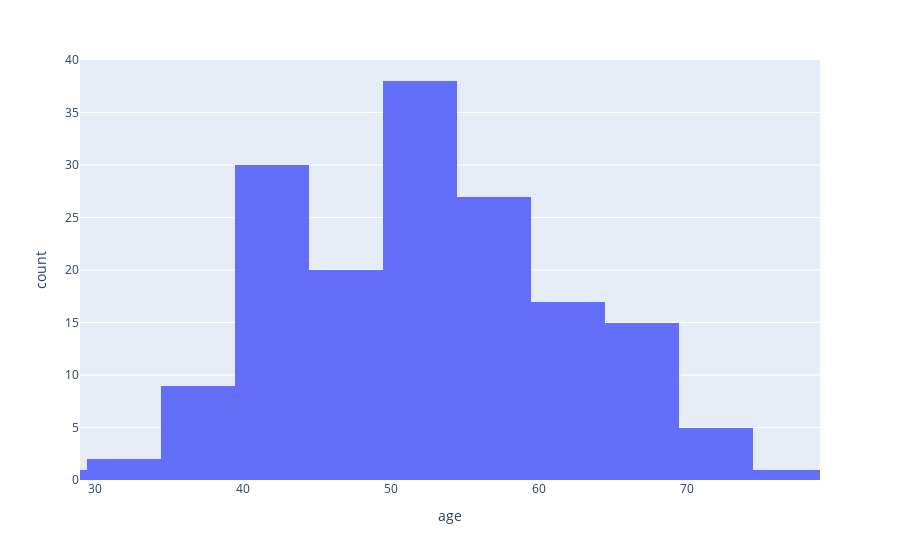

Notebook cell for this chart:
### Markdown cell above
**5-) Age Histogram of Those with Heart Disease**

### Code cell
fig = px.histogram(data_patient, x="age",range_x=[29,79])
fig.show()

### Figure 1 — Plotly figure (JSON) as saved in the notebook; plotly's stock layout.template omitted (floating-point values rounded to 4 significant figures; data arrays with more than 128 entries replaced by an {"elided": "..."} marker saying what was removed)
{"data": [{"alignmentgroup": "True", "bingroup": "x", "hovertemplate": "age=%{x}<br>count=%{y}<extra></extra>", "legendgroup": "", "marker": {"color": "#636efa"}, "name": "", "offsetgroup": "", "orientation": "v", "showlegend": false, "type": "histogram", "x": {"elided": "165 int values"}, "xaxis": "x", "yaxis": "y"}], "layout": {"barmode": "relative", "legend": {"tracegroupgap": 0}, "margin": {"t": 60}, "xaxis": {"anchor": "y", "domain": [0, 1], "range": [29, 79], "title": {"text": "age"}}, "yaxis": {"anchor": "x", "domain": [0, 1], "title": {"text": "count"}}}}
